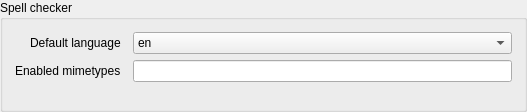
<?xml version="1.0" encoding="UTF-8"?>
<ui version="4.0">
 <class>Form</class>
 <widget class="QWidget" name="Form">
  <property name="geometry">
   <rect>
    <x>0</x>
    <y>0</y>
    <width>527</width>
    <height>112</height>
   </rect>
  </property>
  <property name="windowTitle">
   <string>Form</string>
  </property>
  <layout class="QVBoxLayout" name="verticalLayout">
   <property name="spacing">
    <number>18</number>
   </property>
   <property name="leftMargin">
    <number>0</number>
   </property>
   <property name="topMargin">
    <number>0</number>
   </property>
   <property name="rightMargin">
    <number>0</number>
   </property>
   <property name="bottomMargin">
    <number>0</number>
   </property>
   <item>
    <widget class="QGroupBox" name="groupBox">
     <property name="title">
      <string>Spell checker</string>
     </property>
     <layout class="QFormLayout" name="formLayout">
      <property name="labelAlignment">
       <set>Qt::AlignRight|Qt::AlignTrailing|Qt::AlignVCenter</set>
      </property>
      <property name="horizontalSpacing">
       <number>12</number>
      </property>
      <property name="leftMargin">
       <number>12</number>
      </property>
      <property name="topMargin">
       <number>12</number>
      </property>
      <property name="rightMargin">
       <number>12</number>
      </property>
      <property name="bottomMargin">
       <number>12</number>
      </property>
      <item row="0" column="0">
       <widget class="QLabel" name="label">
        <property name="text">
         <string>Default language</string>
        </property>
       </widget>
      </item>
      <item row="0" column="1">
       <widget class="QComboBox" name="cfg_spellcheck_default_language">
        <item>
         <property name="text">
          <string>en</string>
         </property>
        </item>
        <item>
         <property name="text">
          <string>fr</string>
         </property>
        </item>
        <item>
         <property name="text">
          <string>de</string>
         </property>
        </item>
        <item>
         <property name="text">
          <string>pt</string>
         </property>
        </item>
        <item>
         <property name="text">
          <string>es</string>
         </property>
        </item>
       </widget>
      </item>
      <item row="1" column="0">
       <widget class="QLabel" name="label_2">
        <property name="text">
         <string>Enabled mimetypes</string>
        </property>
       </widget>
      </item>
      <item row="1" column="1">
       <widget class="QLineEdit" name="cfg_spellcheck_mimetypes"/>
      </item>
     </layout>
    </widget>
   </item>
  </layout>
 </widget>
 <resources/>
 <connections/>
</ui>
